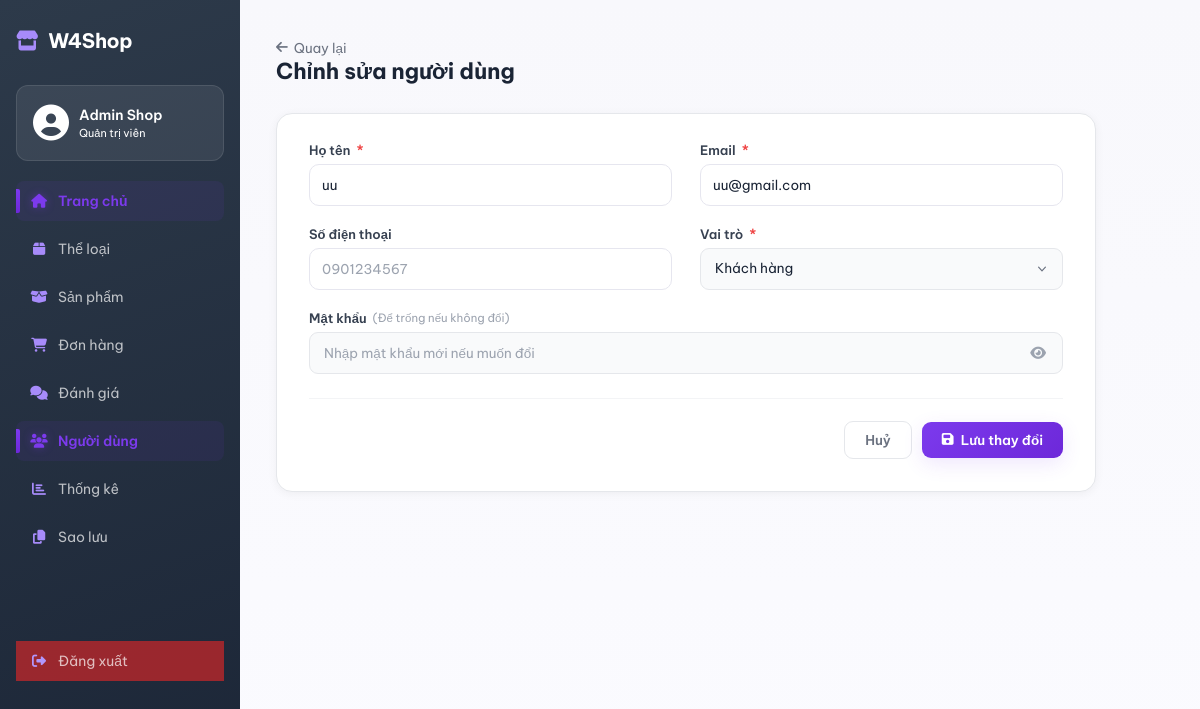
The page /admin/users/edit?id=5 (signed in) on the database its author committed.
### tables this page shows
CREATE TABLE `users` (
  `user_id` int(11) NOT NULL,
  `full_name` varchar(100) NOT NULL,
  `email` varchar(150) NOT NULL,
  `password_hash` varchar(255) NOT NULL,
  `phone` varchar(20) DEFAULT NULL,
  `role` enum('customer','admin') NOT NULL DEFAULT 'customer',
  `created_at` datetime NOT NULL DEFAULT current_timestamp()
);

### core/Controller.php (called while the page is built, shortened)
<?php
class Controller {
    protected function render($view, $data = []) {
        extract($data);
        $viewPath = __DIR__ . '/../app/views/' . $view . '.php';
        require $viewPath;
    }
}
?>

### app/controllers/AdminUserController.php (called while the page is built, shortened)
<?php
require_once __DIR__ . '/../../core/Controller.php';
require_once __DIR__ . '/../models/UserModelAdmin.php';
class AdminUserController extends Controller
{
    private UserModelAdmin $userModel;
    public function __construct()
    {
        $this->userModel = new UserModelAdmin();
    }
    public function edit(): void
    {
        $id   = (int)($_GET['id'] ?? 0);
        $user = $this->userModel->findById($id);
        $this->render('admin/UserForm', [
            'user'   => $user,
            'errors' => [],
            'mode'   => 'edit',
        ]);
    }
}

### index.php (called while the page is built, shortened)
<?php
require_once __DIR__ . '/core/Router.php';
$router = new Router();
$router->get('/', 'HomeController', 'index');
$router->get('/products',          'ProductController', 'index');
$router->get('/products/search',   'ProductController', 'search');
$router->get('/products/{id}',     'ProductController', 'detail');
$router->post('/products/{id}/review', 'ProductController', 'submitReview');
$router->get('/login',    'AuthController', 'loginPage');
$router->post('/login',   'AuthController', 'loginPage');
$router->get('/register', 'AuthController', 'registerPage');
$router->post('/register','AuthController', 'registerPage');
$router->get('/forgot-password', 'AuthController', 'forgotPassword');
$router->get('/logout',   'AuthController', 'logout');
$router->get('/profile',          'ProfileController', 'index');
$router->get('/profile/edit',           'ProfileController', 'edit');
$router->post('/profile/update',        'ProfileController', 'update');
$router->get('/profile/addAddress',         'ProfileController', 'addAddress');
$router->post('/profile/store-address',      'ProfileController', 'storeAddress');
$router->get('/profile/editAddress/{id}',   'ProfileController', 'editAddress');
$router->post('/profile/update-address',     'ProfileController', 'updateAddress');
$router->post('/profile/delete-address',     'ProfileController', 'deleteAddress');
$router->post('/profile/set-default-address','ProfileController', 'setDefaultAddress');
$router->get('/orders/guest-checkout', 'OrderController', 'guestCheckout');
$router->post('/orders/guest-place',   'OrderController', 'guestPlace');
$router->post('/products/buy-now',     'ProductController', 'buyNow');
$router->get('/orders/buynow-preview',  'OrderController',   'buyNowPreview');
$router->post('/orders/buynow-place',   'OrderController',   'buyNowPlace');
$router->get('/cart',          'CartController', 'index');
$router->post('/cart/update',  'CartController', 'update');
$router->post('/cart/delete',  'CartController', 'delete');
$router->post('/cart/add',     'CartController', 'add');
$router->get('/cart/checkInfo', 'CartController', 'checkInfo');
$router->post('/cart/saveAddress', 'CartController', 'saveAddress');
$router->post('/cart/placeOrder', 'CartController', 'placeOrder');
$router->get('/orders/preview',  'CartController', 'preview');
$router->get('/checkout',       'OrderController', 'checkout');
$router->post('/place-order',   'OrderController', 'placeOrder');
$router->get('/orders',         'OrderController', 'history');
$router->get('/orders/pay/{id}',        'OrderController', 'pay');
$router->post('/orders/confirmPayment', 'OrderController', 'confirmPayment');
$router->get('/orders/{id}',    'OrderController', 'detail');
$router->post('/orders/updatePaymentStatus', 'OrderController', 'updatePaymentStatus');
$router->get('/admin',              'AdminController', 'home');
$router->get('/admin/orders',       'AdminController', 'orders');
$router->get('/admin/order-detail', 'AdminController', 'orderDetail');
$router->get('/admin/reviews',      'AdminController', 'reviews');
$router->post('/admin/reviews/delete', 'AdminController', 'deleteReview');
$router->post('/admin/save-homepage',       'AdminController', 'saveHomepage');
$router->post('/admin/update-order-status', 'AdminController', 'updateOrderStatus');
$router->get('/admin/statistics', 'StatisticsController', 'index');
$router->get('/admin/api/statistics/stats', 'StatisticsController', 'getStats');
$router->get('/admin/api/statistics/monthly-chart', 'StatisticsController', 'getMonthlyChart');
$router->get('/admin/api/statistics/top-products', 'StatisticsController', 'getTopProductsChart');
$router->get('/admin/api/statistics/category', 'StatisticsController', 'getCategoryChart');
$router->get('/admin/api/statistics/order-status', 'StatisticsController', 'getOrderStatusChart');
$router->get('/admin/categories',         'AdminCategoryController', 'index');
$router->get('/admin/categories/create',  'AdminCategoryController', 'create');
$router->get('/admin/categories/edit',    'AdminCategoryController', 'edit');
$router->post('/admin/categories/store',  'AdminCategoryController', 'store');
$router->post('/admin/categories/update', 'AdminCategoryController', 'update');
$router->post('/admin/categories/delete', 'AdminCategoryController', 'delete');
$router->get('/admin/products',                      'AdminProductController', 'index');
$router->get('/admin/products/getProduct',           'AdminProductController', 'getProduct');
$router->get('/admin/products/getAttributes',        'AdminProductController', 'getAttributes');
$router->post('/admin/products/store',               'AdminProductController', 'store');
$router->post('/admin/products/update',              'AdminProductController', 'update');
$router->post('/admin/products/delete',              'AdminProductController', 'delete');
$router->post('/admin/products/deleteVariant',       'AdminProductController', 'deleteVariant');
$router->post('/admin/products/createAttribute',     'AdminProductController', 'createAttribute');
$router->post('/admin/products/createAttributeValue','AdminProductController', 'createAttributeValue');
$router->post('/admin/products/deleteAttribute',     'AdminProductController', 'deleteAttribute');
$router->post('/admin/products/deleteAttributeValue','AdminProductController', 'deleteAttributeValue');
$router->get('/admin/users',                'AdminUserController', 'index');
$router->get('/admin/users/create',         'AdminUserController', 'create');
$router->get('/admin/users/edit',           'AdminUserController', 'edit');
$router->get('/admin/users/detail',         'AdminUserController', 'detail');
$router->post('/admin/users/store',         'AdminUserController', 'store');
$router->post('/admin/users/update',        'AdminUserController', 'update');
$router->post('/admin/users/delete',        'AdminUserController', 'delete');
$router->post('/admin/users/toggle-status', 'AdminUserController', 'toggleStatus');
$router->get('/admin/backup',          'AdminController', 'backup');
$router->post('/admin/backup/download','AdminController', 'downloadBackup');
$router->dispatch();
?>

### config/database.php (called while the page is built, shortened)
<?php
if (!class_exists('Database')) {
class Database {
    private static $conn = null;
    public static function getConnection() {
        if (self::$conn === null) {
            self::$conn = new mysqli(self::DB_HOST, self::DB_USER, self::DB_PASS, self::DB_NAME, self::DB_PORT);
            self::$conn->set_charset("utf8mb4");
        }
        return self::$conn;
    }
}
}
if (!function_exists('getDB')) {
function getDB() {
    return Database::getConnection();
}
}
?>

### app/models/UserModelAdmin.php (called while the page is built, shortened)
<?php
require_once __DIR__ . '/../../core/Model.php';
class UserModelAdmin extends Model
{
    protected string $table = 'users';
    public function findById(int $id): array|false
    {
        $sql = "SELECT user_id, full_name, email, phone, role, created_at
                FROM {$this->table}
                WHERE user_id = :id
                LIMIT 1";
        return $this->queryOne($sql, [':id' => $id]);
    }
}

### core/Model.php (called while the page is built, shortened)
<?php
require_once __DIR__ . '/../config/database.php';
class Model {
    protected $conn;
    public function __construct() {
        $this->conn = getDB();
    }
    private function compileNamedParams(string $sql, array $params): array
    {
        $values = [];
        $compiled = preg_replace_callback('/:([a-zA-Z_][a-zA-Z0-9_]*)/', function ($m) use ($params, &$values) {
            $key = ':' . $m[1];
            if (!array_key_exists($key, $params)) {
                die("Thiếu tham số {$key} khi build query");
            }
            $values[] = $params[$key];
            return '?';
        }, $sql);
        return [$compiled, $values];
    }
    private function prepareExecute(string $sql, array $params = []) {
        [$compiledSql, $values] = $this->compileNamedParams($sql, $params);
        $stmt = mysqli_prepare($this->conn, $compiledSql);
        if (!empty($values)) {
            $types = '';
            $refs  = [];
            foreach ($values as $i => $v) {
                if (is_int($v)) {
                    $types .= 'i';
                } elseif (is_float($v)) {
                    $types .= 'd';
                } else {
                    $types .= 's';
                }
                $refs[] = &$values[$i];
            }
            array_unshift($refs, $types);
            call_user_func_array([$stmt, 'bind_param'], $refs);
        }
        if (!mysqli_stmt_execute($stmt)) {
            die("Execute lỗi: " . mysqli_stmt_error($stmt) . " | SQL: " . $compiledSql);
        }
        return $stmt;
    }
    protected function queryAll(string $sql, array $params = []): array
    {
        $stmt   = $this->prepareExecute($sql, $params);
        $result = mysqli_stmt_get_result($stmt);
        $rows = [];
        if ($result) {
            while ($row = mysqli_fetch_assoc($result)) {
                $rows[] = $row;
            }
        }
        return $rows;
    }
    protected function queryOne(string $sql, array $params = []): array|false
    {
        $rows = $this->queryAll($sql, $params);
        return $rows[0] ?? false;
    }
}
?>

### app/views/admin/UserForm.php (the view, shortened to what this page needs)
<?php
$isEdit  = $mode === 'edit';
$title   = $isEdit ? 'Chỉnh sửa người dùng' : 'Thêm người dùng mới';
$action  = $isEdit ? '/WEB_GR4/admin/users/update'   : '/WEB_GR4/admin/users/store';
$val = fn(string $k, string $default = '') => htmlspecialchars($user[$k] ?? $default);
?>
<?php include __DIR__ . '/../layouts/admin_sidebar.php'; ?>
<link rel="stylesheet" href="/WEB_GR4/public/assets/css/admin/UserForm.css">
<div class="admin-content">
  <div class="page-header">
    <div>
      <a href="/WEB_GR4/admin/users" class="back-link"><i class="fas fa-arrow-left"></i> Quay lại</a>
      <h1 class="page-title"><?= $title ?></h1>
    </div>
  </div>
  <div class="form-card">
    <form method="POST" action="<?= $action ?>">
      <div class="form-grid">
        <div class="form-group <?= !empty($errors['full_name']) ? 'has-error' : '' ?>">
          <label for="full_name">Họ tên <span class="required">*</span></label>
          <input
            type="text"
            id="full_name"
            name="full_name"
            value="<?= $val('full_name') ?>"
            class="form-control"
            placeholder="Nguyễn Văn A"
            autofocus
          >
        </div>
        <div class="form-group <?= !empty($errors['email']) ? 'has-error' : '' ?>">
          <label for="email">Email <span class="required">*</span></label>
          <input
            type="email"
            id="email"
            name="email"
            value="<?= $val('email') ?>"
            class="form-control"
            placeholder="example@email.com"
          >
        </div>
        <div class="form-group <?= !empty($errors['phone']) ? 'has-error' : '' ?>">
          <label for="phone">Số điện thoại</label>
          <input
            type="text"
            id="phone"
            name="phone"
            value="<?= $val('phone') ?>"
            class="form-control"
            placeholder="0901234567"
          >
        </div>
        <div class="form-group">
          <label for="role">Vai trò <span class="required">*</span></label>
          <select id="role" name="role" class="form-control">
            <option value="customer" <?= ($user['role'] ?? 'customer') === 'customer' ? 'selected' : '' ?>>Khách hàng</option>
          </select>
        </div>
        <div class="form-group <?= !empty($errors['password']) ? 'has-error' : '' ?>">
          <label for="password">
            Mật khẩu
            <?php if (!$isEdit): ?>
              <span class="required">*</span>
            <?php else: ?>
              <small class="text-muted">(Để trống nếu không đổi)</small>
            <?php endif; ?>
          </label>
          <div class="input-icon-wrap">
            <input
              type="password"
              id="password"
              name="password"
              class="form-control"
              placeholder="<?= $isEdit ? 'Nhập mật khẩu mới nếu muốn đổi' : 'Tối thiểu 6 ký tự' ?>"
              autocomplete="new-password"
            >
            <button type="button" class="toggle-password" aria-label="Hiện/ẩn mật khẩu">
              <i class="fas fa-eye" id="eyeIcon"></i>
            </button>
          </div>
        </div>
      </div>
      <div class="form-actions">
        <a href="/WEB_GR4/admin/users" class="btn btn-ghost">Huỷ</a>
        <button type="submit" class="btn btn-primary">
          <i class="fas fa-save"></i>
          <?= $isEdit ? 'Lưu thay đổi' : 'Tạo người dùng' ?>
        </button>
      </div>
    </form>
  </div>
</div>

### core/Router.php (shortened to what this page needs)
<?php
class Router {
    private $routes = [];
    public function get($path, $controller, $method) {
        $this->routes[] = ['path' => $path, 'controller' => $controller, 'method' => $method, 'httpMethod' => 'GET'];
    }
    public function post($path, $controller, $method) {
        $this->routes[] = ['path' => $path, 'controller' => $controller, 'method' => $method, 'httpMethod' => 'POST'];
    }
    public function dispatch() {
        $url = parse_url($_SERVER['REQUEST_URI'], PHP_URL_PATH);
        $base = '/WEB_GR4';
        if (strpos($url, $base) === 0) {
            $url = substr($url, strlen($base));
        }
        $httpMethod = $_SERVER['REQUEST_METHOD'];
        foreach ($this->routes as $route) {
            if ($route['httpMethod'] === $httpMethod && $this->match($route['path'], $url, $params)) {
                $ctrl = new $route['controller']();
                call_user_func_array([$ctrl, $route['method']], $params);
                return;
            }
        }
    }
    private function match($routePath, $url, &$params) {
        $pattern = preg_replace('/\{(\w+)\}/', '([^/]+)', $routePath);
        $pattern = '#^' . $pattern . '$#';
        if (preg_match($pattern, $url, $matches)) {
            return true;
        }
        return false;
    }
}
?>

### rows shown on the page
users: full_name "uu", email "uu@gmail.com", role "Khách hàng"
